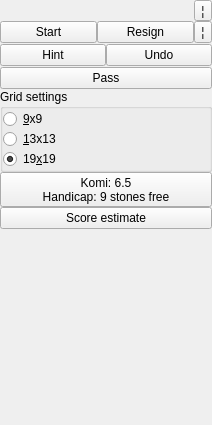
<?xml version="1.0" encoding="UTF-8"?>
<ui version="4.0">
 <class>GameControlWidget</class>
 <widget class="QWidget" name="GameControlWidget">
  <property name="geometry">
   <rect>
    <x>0</x>
    <y>0</y>
    <width>212</width>
    <height>425</height>
   </rect>
  </property>
  <property name="sizePolicy">
   <sizepolicy hsizetype="Minimum" vsizetype="MinimumExpanding">
    <horstretch>0</horstretch>
    <verstretch>0</verstretch>
   </sizepolicy>
  </property>
  <property name="windowTitle">
   <string>Form</string>
  </property>
  <layout class="QGridLayout" name="gridLayout_4">
   <property name="leftMargin">
    <number>0</number>
   </property>
   <property name="topMargin">
    <number>0</number>
   </property>
   <property name="rightMargin">
    <number>0</number>
   </property>
   <property name="bottomMargin">
    <number>0</number>
   </property>
   <property name="horizontalSpacing">
    <number>0</number>
   </property>
   <property name="verticalSpacing">
    <number>1</number>
   </property>
   <item row="1" column="0">
    <spacer name="verticalSpacer">
     <property name="orientation">
      <enum>Qt::Vertical</enum>
     </property>
     <property name="sizeType">
      <enum>QSizePolicy::MinimumExpanding</enum>
     </property>
     <property name="sizeHint" stdset="0">
      <size>
       <width>0</width>
       <height>0</height>
      </size>
     </property>
    </spacer>
   </item>
   <item row="0" column="0">
    <layout class="QGridLayout" name="gridLayout" rowstretch="0,0,0,0,0,0,0,0,0,0,1" rowminimumheight="0,0,0,0,0,0,0,0,0,0,1">
     <property name="spacing">
      <number>0</number>
     </property>
     <item row="0" column="0">
      <layout class="QHBoxLayout" name="topRow" stretch="1,0">
       <property name="spacing">
        <number>0</number>
       </property>
       <property name="sizeConstraint">
        <enum>QLayout::SetNoConstraint</enum>
       </property>
       <item>
        <layout class="QVBoxLayout" name="roundInfoLayout"/>
       </item>
       <item>
        <layout class="QVBoxLayout" name="verticalLayout_2" stretch="0,1">
         <item>
          <widget class="QToolButton" name="menuLauncher1">
           <property name="sizePolicy">
            <sizepolicy hsizetype="Fixed" vsizetype="Fixed">
             <horstretch>0</horstretch>
             <verstretch>0</verstretch>
            </sizepolicy>
           </property>
           <property name="layoutDirection">
            <enum>Qt::RightToLeft</enum>
           </property>
           <property name="text">
            <string>¦</string>
           </property>
          </widget>
         </item>
         <item>
          <spacer name="verticalSpacer_3">
           <property name="orientation">
            <enum>Qt::Vertical</enum>
           </property>
           <property name="sizeType">
            <enum>QSizePolicy::Preferred</enum>
           </property>
           <property name="sizeHint" stdset="0">
            <size>
             <width>20</width>
             <height>0</height>
            </size>
           </property>
          </spacer>
         </item>
        </layout>
       </item>
      </layout>
     </item>
     <item row="5" column="0">
      <layout class="QVBoxLayout" name="playersLayout">
       <property name="spacing">
        <number>0</number>
       </property>
      </layout>
     </item>
     <item row="10" column="0">
      <spacer name="verticalSpacer_2">
       <property name="orientation">
        <enum>Qt::Vertical</enum>
       </property>
       <property name="sizeHint" stdset="0">
        <size>
         <width>20</width>
         <height>40</height>
        </size>
       </property>
      </spacer>
     </item>
     <item row="7" column="0">
      <widget class="QGroupBox" name="tableSizeGroupBox">
       <property name="title">
        <string>Grid settings</string>
       </property>
       <property name="flat">
        <bool>true</bool>
       </property>
       <layout class="QVBoxLayout" name="verticalLayout">
        <property name="spacing">
         <number>0</number>
        </property>
        <property name="leftMargin">
         <number>0</number>
        </property>
        <property name="topMargin">
         <number>0</number>
        </property>
        <property name="rightMargin">
         <number>0</number>
        </property>
        <property name="bottomMargin">
         <number>0</number>
        </property>
        <item>
         <widget class="QRadioButton" name="button9x9">
          <property name="text">
           <string>&amp;9x9</string>
          </property>
          <attribute name="buttonGroup">
           <string notr="true">buttonGroup</string>
          </attribute>
         </widget>
        </item>
        <item>
         <widget class="QRadioButton" name="button13x13">
          <property name="text">
           <string>&amp;13x13</string>
          </property>
          <attribute name="buttonGroup">
           <string notr="true">buttonGroup</string>
          </attribute>
         </widget>
        </item>
        <item>
         <widget class="QRadioButton" name="button19x19">
          <property name="text">
           <string>19&amp;x19</string>
          </property>
          <property name="checked">
           <bool>true</bool>
          </property>
          <attribute name="buttonGroup">
           <string notr="true">buttonGroup</string>
          </attribute>
         </widget>
        </item>
       </layout>
      </widget>
     </item>
     <item row="2" column="0">
      <layout class="QGridLayout" name="gridLayout_3">
       <property name="horizontalSpacing">
        <number>0</number>
       </property>
       <property name="verticalSpacing">
        <number>1</number>
       </property>
       <item row="0" column="0">
        <layout class="QHBoxLayout" name="horizontalLayout2">
         <property name="spacing">
          <number>0</number>
         </property>
         <property name="sizeConstraint">
          <enum>QLayout::SetNoConstraint</enum>
         </property>
         <item>
          <widget class="QPushButton" name="launchButton">
           <property name="sizePolicy">
            <sizepolicy hsizetype="MinimumExpanding" vsizetype="Preferred">
             <horstretch>0</horstretch>
             <verstretch>0</verstretch>
            </sizepolicy>
           </property>
           <property name="text">
            <string>Start</string>
           </property>
          </widget>
         </item>
         <item>
          <widget class="QPushButton" name="finishButton">
           <property name="sizePolicy">
            <sizepolicy hsizetype="MinimumExpanding" vsizetype="Preferred">
             <horstretch>0</horstretch>
             <verstretch>0</verstretch>
            </sizepolicy>
           </property>
           <property name="text">
            <string>Resign</string>
           </property>
          </widget>
         </item>
         <item>
          <layout class="QVBoxLayout" name="verticalLayout_3">
           <property name="spacing">
            <number>0</number>
           </property>
           <item>
            <widget class="QToolButton" name="menuLauncher2">
             <property name="sizePolicy">
              <sizepolicy hsizetype="Fixed" vsizetype="Preferred">
               <horstretch>0</horstretch>
               <verstretch>0</verstretch>
              </sizepolicy>
             </property>
             <property name="layoutDirection">
              <enum>Qt::RightToLeft</enum>
             </property>
             <property name="text">
              <string>¦</string>
             </property>
             <property name="arrowType">
              <enum>Qt::NoArrow</enum>
             </property>
            </widget>
           </item>
          </layout>
         </item>
        </layout>
       </item>
       <item row="2" column="0">
        <layout class="QHBoxLayout" name="horizontalLayout">
         <property name="spacing">
          <number>0</number>
         </property>
         <item>
          <widget class="QPushButton" name="hintButton">
           <property name="sizePolicy">
            <sizepolicy hsizetype="MinimumExpanding" vsizetype="Preferred">
             <horstretch>0</horstretch>
             <verstretch>0</verstretch>
            </sizepolicy>
           </property>
           <property name="text">
            <string>Hint</string>
           </property>
          </widget>
         </item>
         <item>
          <widget class="QPushButton" name="undoButton">
           <property name="sizePolicy">
            <sizepolicy hsizetype="MinimumExpanding" vsizetype="Preferred">
             <horstretch>0</horstretch>
             <verstretch>0</verstretch>
            </sizepolicy>
           </property>
           <property name="text">
            <string>Undo</string>
           </property>
          </widget>
         </item>
        </layout>
       </item>
       <item row="5" column="0">
        <widget class="QPushButton" name="passButton">
         <property name="sizePolicy">
          <sizepolicy hsizetype="MinimumExpanding" vsizetype="Preferred">
           <horstretch>0</horstretch>
           <verstretch>0</verstretch>
          </sizepolicy>
         </property>
         <property name="text">
          <string>Pass</string>
         </property>
        </widget>
       </item>
      </layout>
     </item>
     <item row="8" column="0">
      <widget class="QToolButton" name="handicapButton">
       <property name="sizePolicy">
        <sizepolicy hsizetype="MinimumExpanding" vsizetype="Fixed">
         <horstretch>0</horstretch>
         <verstretch>0</verstretch>
        </sizepolicy>
       </property>
       <property name="styleSheet">
        <string notr="true">QToolButton { text-align: left; }</string>
       </property>
       <property name="text">
        <string>Komi: 6.5
Handicap: 9 stones free</string>
       </property>
      </widget>
     </item>
     <item row="9" column="0">
      <widget class="QPushButton" name="scoreEstimateButton">
       <property name="sizePolicy">
        <sizepolicy hsizetype="MinimumExpanding" vsizetype="Fixed">
         <horstretch>0</horstretch>
         <verstretch>0</verstretch>
        </sizepolicy>
       </property>
       <property name="text">
        <string>Score estimate</string>
       </property>
      </widget>
     </item>
    </layout>
   </item>
  </layout>
 </widget>
 <resources/>
 <connections/>
 <buttongroups>
  <buttongroup name="buttonGroup"/>
 </buttongroups>
</ui>
